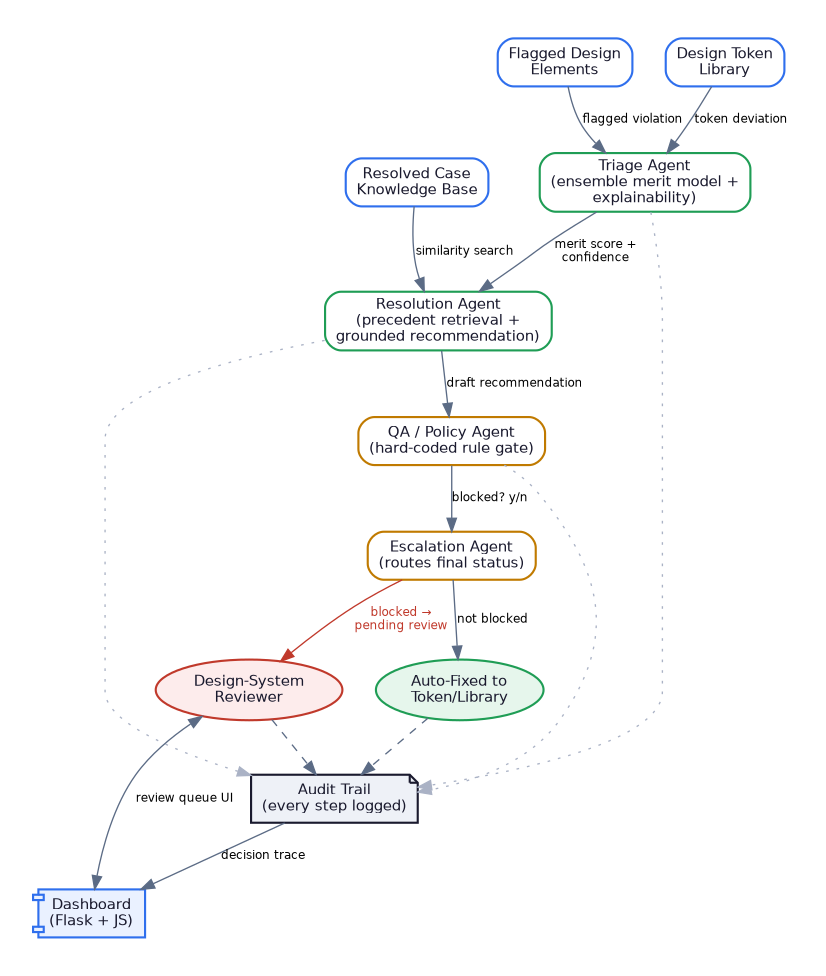

Source code (Python):
import graphviz

g = graphviz.Digraph('DesignGuard', format='png')
g.attr(rankdir='TB', bgcolor='white', fontname='Helvetica', pad='0.4', nodesep='0.35', ranksep='0.55')
g.attr('node', fontname='Helvetica', fontsize='11')
g.attr('edge', fontname='Helvetica', fontsize='9', color='#5b6b85')

NAVY = "#1A1A2E"
BLUE = "#2F6FED"
GREEN = "#1F9D55"
AMBER = "#C07A00"
RED = "#C0392B"
GREY = "#e2e6ee"

def node(name, label, color, shape='box', fill='white'):
    g.node(name, label, shape=shape, style='filled,rounded' if shape=='box' else 'filled',
           color=color, fillcolor=fill, fontcolor=NAVY, penwidth='1.6')

with g.subgraph(name='cluster_data') as c:
    c.attr(label='Data Layer (SQLite)', style='rounded', color=GREY, fontcolor='#6b7688', fontsize='11')
    node('elements', 'Flagged Design\nElements', BLUE)
    node('tokens', 'Design Token\nLibrary', BLUE)
    node('kb', 'Resolved Case\nKnowledge Base', BLUE)

node('triage', 'Triage Agent\n(ensemble merit model +\nexplainability)', GREEN)
node('resolution', 'Resolution Agent\n(precedent retrieval +\ngrounded recommendation)', GREEN)
node('qa', 'QA / Policy Agent\n(hard-coded rule gate)', AMBER)
node('escalation', 'Escalation Agent\n(routes final status)', AMBER)

node('human', 'Design-System\nReviewer', RED, shape='ellipse', fill='#fdecec')
node('auto', 'Auto-Fixed to\nToken/Library', GREEN, shape='ellipse', fill='#e6f6ec')
node('audit', 'Audit Trail\n(every step logged)', NAVY, shape='note', fill='#eef1f7')
node('dash', 'Dashboard\n(Flask + JS)', BLUE, shape='component', fill='#eaf1ff')

g.edge('elements', 'triage', label='flagged violation')
g.edge('tokens', 'triage', label='token deviation')
g.edge('triage', 'resolution', label='merit score +\nconfidence')
g.edge('kb', 'resolution', label='similarity search')
g.edge('resolution', 'qa', label='draft recommendation')
g.edge('qa', 'escalation', label='blocked? y/n')
g.edge('escalation', 'auto', label='not blocked')
g.edge('escalation', 'human', label='blocked \u2192\npending review', color=RED, fontcolor=RED)
g.edge('human', 'audit', style='dashed')
g.edge('auto', 'audit', style='dashed')
g.edge('triage', 'audit', style='dotted', color='#aab2c5')
g.edge('resolution', 'audit', style='dotted', color='#aab2c5')
g.edge('qa', 'audit', style='dotted', color='#aab2c5')
g.edge('audit', 'dash', label='decision trace')
g.edge('dash', 'human', label='review queue UI', dir='both')

g.render('/home/claude/designguard/docs/architecture', cleanup=True)
print("done")
